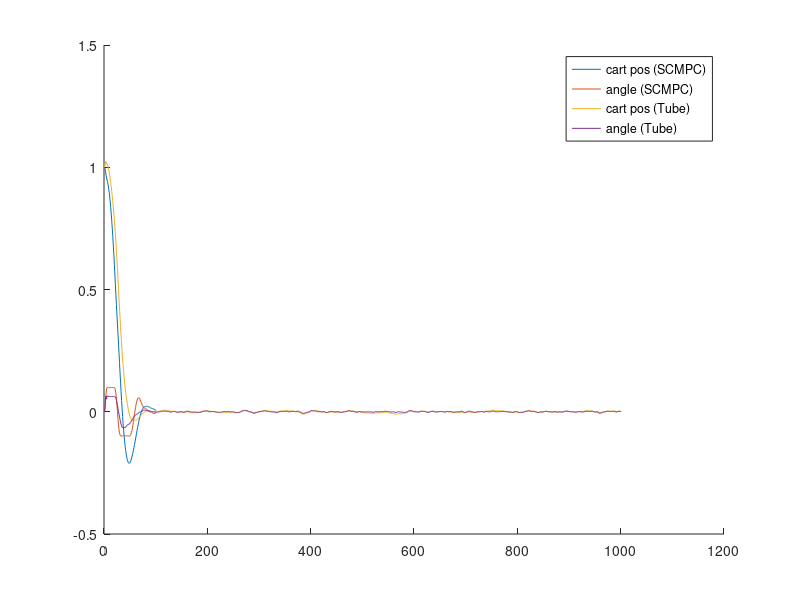

Here is the MATLAB script that generated this plot:
%clear; close all

load resultEps1
%load resultEps2
load cart_pend_tube

figure(2)
hold on
plot(xCL(1,:))
plot(xCL(3,:))
plot(x_tube(1,:))
plot(x_tube(3,:))

legend('cart pos (SCMPC)', 'angle (SCMPC)', 'cart pos (Tube)', 'angle (Tube)')